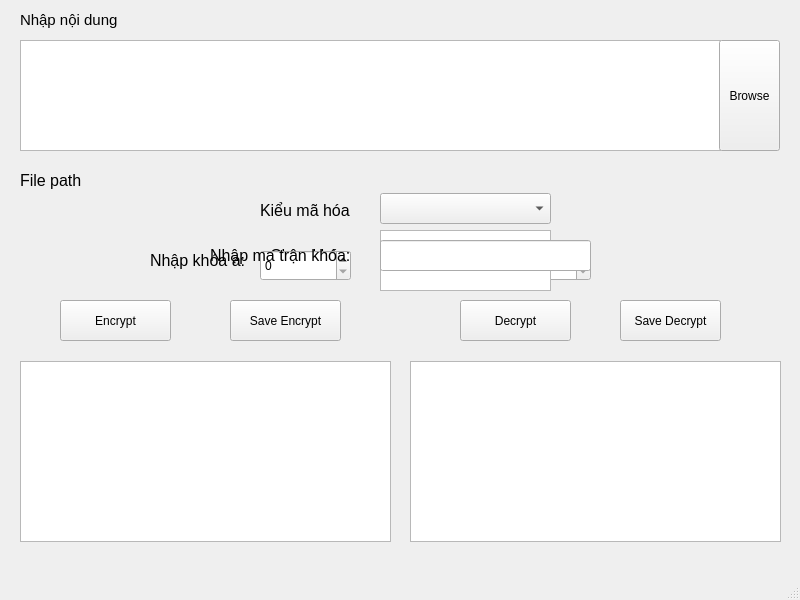
<?xml version="1.0" encoding="UTF-8"?>
<ui version="4.0">
 <class>MainWindow</class>
 <widget class="QMainWindow" name="MainWindow">
  <property name="enabled">
   <bool>true</bool>
  </property>
  <property name="geometry">
   <rect>
    <x>0</x>
    <y>0</y>
    <width>800</width>
    <height>600</height>
   </rect>
  </property>
  <property name="windowTitle">
   <string>MainWindow</string>
  </property>
  <widget class="QWidget" name="centralwidget">
   <widget class="QTextEdit" name="inputTextEdit">
    <property name="geometry">
     <rect>
      <x>20</x>
      <y>40</y>
      <width>701</width>
      <height>111</height>
     </rect>
    </property>
   </widget>
   <widget class="QSpinBox" name="keySpinBox">
    <property name="enabled">
     <bool>true</bool>
    </property>
    <property name="geometry">
     <rect>
      <x>380</x>
      <y>240</y>
      <width>111</width>
      <height>31</height>
     </rect>
    </property>
   </widget>
   <widget class="QLabel" name="label">
    <property name="geometry">
     <rect>
      <x>20</x>
      <y>10</y>
      <width>151</width>
      <height>21</height>
     </rect>
    </property>
    <property name="text">
     <string>&lt;html&gt;&lt;head/&gt;&lt;body&gt;&lt;p&gt;&lt;span style=&quot; font-size:11pt;&quot;&gt;Nhập nội dung&lt;/span&gt;&lt;/p&gt;&lt;/body&gt;&lt;/html&gt;</string>
    </property>
    <property name="textFormat">
     <enum>Qt::TextFormat::AutoText</enum>
    </property>
   </widget>
   <widget class="QLabel" name="label_key">
    <property name="enabled">
     <bool>true</bool>
    </property>
    <property name="geometry">
     <rect>
      <x>270</x>
      <y>240</y>
      <width>91</width>
      <height>31</height>
     </rect>
    </property>
    <property name="text">
     <string>&lt;html&gt;&lt;head/&gt;&lt;body&gt;&lt;p&gt;&lt;span style=&quot; font-size:12pt;&quot;&gt;Chọn khóa:&lt;/span&gt;&lt;/p&gt;&lt;/body&gt;&lt;/html&gt;</string>
    </property>
   </widget>
   <widget class="QPushButton" name="browseButton">
    <property name="geometry">
     <rect>
      <x>719</x>
      <y>40</y>
      <width>61</width>
      <height>111</height>
     </rect>
    </property>
    <property name="text">
     <string>Browse</string>
    </property>
   </widget>
   <widget class="QPushButton" name="encryptButton">
    <property name="geometry">
     <rect>
      <x>60</x>
      <y>300</y>
      <width>111</width>
      <height>41</height>
     </rect>
    </property>
    <property name="text">
     <string>Encrypt</string>
    </property>
   </widget>
   <widget class="QTextEdit" name="encryptedTextEdit">
    <property name="geometry">
     <rect>
      <x>20</x>
      <y>361</y>
      <width>371</width>
      <height>181</height>
     </rect>
    </property>
    <property name="readOnly">
     <bool>true</bool>
    </property>
   </widget>
   <widget class="QTextEdit" name="decryptedTextEdit">
    <property name="geometry">
     <rect>
      <x>410</x>
      <y>361</y>
      <width>371</width>
      <height>181</height>
     </rect>
    </property>
    <property name="readOnly">
     <bool>true</bool>
    </property>
   </widget>
   <widget class="QPushButton" name="decryptButton">
    <property name="geometry">
     <rect>
      <x>460</x>
      <y>300</y>
      <width>111</width>
      <height>41</height>
     </rect>
    </property>
    <property name="text">
     <string>Decrypt</string>
    </property>
   </widget>
   <widget class="QLabel" name="label_filePath">
    <property name="geometry">
     <rect>
      <x>20</x>
      <y>170</y>
      <width>61</width>
      <height>21</height>
     </rect>
    </property>
    <property name="text">
     <string>&lt;html&gt;&lt;head/&gt;&lt;body&gt;&lt;p&gt;&lt;span style=&quot; font-size:12pt;&quot;&gt;File path:&lt;/span&gt;&lt;/p&gt;&lt;/body&gt;&lt;/html&gt;</string>
    </property>
   </widget>
   <widget class="QLabel" name="filePathLabel">
    <property name="geometry">
     <rect>
      <x>90</x>
      <y>170</y>
      <width>691</width>
      <height>21</height>
     </rect>
    </property>
    <property name="text">
     <string/>
    </property>
   </widget>
   <widget class="QPushButton" name="saveEncryptedButton">
    <property name="geometry">
     <rect>
      <x>230</x>
      <y>300</y>
      <width>111</width>
      <height>41</height>
     </rect>
    </property>
    <property name="text">
     <string>Save Encrypt</string>
    </property>
   </widget>
   <widget class="QPushButton" name="saveDecryptedButton">
    <property name="geometry">
     <rect>
      <x>620</x>
      <y>300</y>
      <width>101</width>
      <height>41</height>
     </rect>
    </property>
    <property name="text">
     <string>Save Decrypt</string>
    </property>
   </widget>
   <widget class="QLabel" name="label_cryptType">
    <property name="geometry">
     <rect>
      <x>260</x>
      <y>200</y>
      <width>91</width>
      <height>21</height>
     </rect>
    </property>
    <property name="text">
     <string>&lt;html&gt;&lt;head/&gt;&lt;body&gt;&lt;p&gt;&lt;span style=&quot; font-size:12pt;&quot;&gt;Kiểu mã hóa:&lt;/span&gt;&lt;/p&gt;&lt;/body&gt;&lt;/html&gt;</string>
    </property>
   </widget>
   <widget class="QComboBox" name="encryptionTypeComboBox">
    <property name="geometry">
     <rect>
      <x>380</x>
      <y>193</y>
      <width>171</width>
      <height>31</height>
     </rect>
    </property>
   </widget>
   <widget class="QLabel" name="label_affine_a">
    <property name="enabled">
     <bool>true</bool>
    </property>
    <property name="geometry">
     <rect>
      <x>150</x>
      <y>250</y>
      <width>101</width>
      <height>21</height>
     </rect>
    </property>
    <property name="text">
     <string>&lt;html&gt;&lt;head/&gt;&lt;body&gt;&lt;p&gt;&lt;span style=&quot; font-size:12pt;&quot;&gt;Nhập khóa a:&lt;/span&gt;&lt;/p&gt;&lt;/body&gt;&lt;/html&gt;</string>
    </property>
   </widget>
   <widget class="QLabel" name="label_affine_b">
    <property name="geometry">
     <rect>
      <x>390</x>
      <y>250</y>
      <width>101</width>
      <height>21</height>
     </rect>
    </property>
    <property name="text">
     <string>&lt;html&gt;&lt;head/&gt;&lt;body&gt;&lt;p&gt;&lt;span style=&quot; font-size:12pt;&quot;&gt;Nhập khóa b:&lt;/span&gt;&lt;/p&gt;&lt;/body&gt;&lt;/html&gt;</string>
    </property>
   </widget>
   <widget class="QSpinBox" name="affine_a_SpinBox">
    <property name="enabled">
     <bool>true</bool>
    </property>
    <property name="geometry">
     <rect>
      <x>260</x>
      <y>250</y>
      <width>91</width>
      <height>31</height>
     </rect>
    </property>
   </widget>
   <widget class="QSpinBox" name="affine_b_SpinBox">
    <property name="enabled">
     <bool>true</bool>
    </property>
    <property name="geometry">
     <rect>
      <x>500</x>
      <y>250</y>
      <width>91</width>
      <height>31</height>
     </rect>
    </property>
   </widget>
   <widget class="QLabel" name="label_hill">
    <property name="geometry">
     <rect>
      <x>210</x>
      <y>230</y>
      <width>151</width>
      <height>51</height>
     </rect>
    </property>
    <property name="text">
     <string>&lt;html&gt;&lt;head/&gt;&lt;body&gt;&lt;p&gt;&lt;span style=&quot; font-size:12pt;&quot;&gt;Nhập ma trận khóa:&lt;/span&gt;&lt;/p&gt;&lt;/body&gt;&lt;/html&gt;</string>
    </property>
   </widget>
   <widget class="QTextEdit" name="hillMatrixTextEdit">
    <property name="geometry">
     <rect>
      <x>380</x>
      <y>230</y>
      <width>171</width>
      <height>61</height>
     </rect>
    </property>
   </widget>
   <widget class="QLineEdit" name="keyLineEdit">
    <property name="geometry">
     <rect>
      <x>380</x>
      <y>240</y>
      <width>211</width>
      <height>31</height>
     </rect>
    </property>
   </widget>
  </widget>
  <widget class="QMenuBar" name="menubar">
   <property name="geometry">
    <rect>
     <x>0</x>
     <y>0</y>
     <width>800</width>
     <height>21</height>
    </rect>
   </property>
  </widget>
  <widget class="QStatusBar" name="statusbar"/>
 </widget>
 <resources/>
 <connections/>
</ui>
